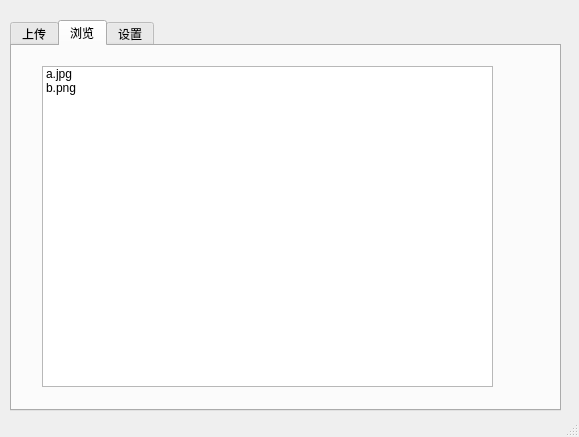
<?xml version="1.0" encoding="UTF-8"?>
<ui version="4.0">
 <class>MainWindow</class>
 <widget class="QMainWindow" name="MainWindow">
  <property name="geometry">
   <rect>
    <x>0</x>
    <y>0</y>
    <width>579</width>
    <height>437</height>
   </rect>
  </property>
  <property name="windowTitle">
   <string>MainWindow</string>
  </property>
  <widget class="QWidget" name="centralWidget">
   <widget class="QTabWidget" name="tabWidget">
    <property name="geometry">
     <rect>
      <x>10</x>
      <y>20</y>
      <width>551</width>
      <height>391</height>
     </rect>
    </property>
    <property name="currentIndex">
     <number>1</number>
    </property>
    <widget class="QWidget" name="tab">
     <attribute name="title">
      <string>上传</string>
     </attribute>
     <widget class="QLabel" name="label">
      <property name="geometry">
       <rect>
        <x>80</x>
        <y>50</y>
        <width>391</width>
        <height>261</height>
       </rect>
      </property>
      <property name="text">
       <string>将文件拖放到此处上传</string>
      </property>
     </widget>
    </widget>
    <widget class="QWidget" name="tab_2">
     <attribute name="title">
      <string>浏览</string>
     </attribute>
     <widget class="QListWidget" name="listWidget_2">
      <property name="geometry">
       <rect>
        <x>30</x>
        <y>20</y>
        <width>451</width>
        <height>321</height>
       </rect>
      </property>
      <item>
       <property name="text">
        <string>a.jpg</string>
       </property>
      </item>
      <item>
       <property name="text">
        <string>b.png</string>
       </property>
      </item>
     </widget>
    </widget>
    <widget class="QWidget" name="tab_3">
     <attribute name="title">
      <string>设置</string>
     </attribute>
     <widget class="QListWidget" name="listWidget">
      <property name="geometry">
       <rect>
        <x>20</x>
        <y>20</y>
        <width>381</width>
        <height>331</height>
       </rect>
      </property>
      <item>
       <property name="text">
        <string>testhackpro@126.com</string>
       </property>
      </item>
     </widget>
     <widget class="QPushButton" name="pushButton">
      <property name="geometry">
       <rect>
        <x>440</x>
        <y>130</y>
        <width>75</width>
        <height>23</height>
       </rect>
      </property>
      <property name="text">
       <string>添加</string>
      </property>
     </widget>
     <widget class="QPushButton" name="pushButton_2">
      <property name="geometry">
       <rect>
        <x>440</x>
        <y>180</y>
        <width>75</width>
        <height>23</height>
       </rect>
      </property>
      <property name="text">
       <string>删除</string>
      </property>
     </widget>
    </widget>
   </widget>
  </widget>
  <widget class="QStatusBar" name="statusBar"/>
 </widget>
 <layoutdefault spacing="6" margin="11"/>
 <resources/>
 <connections/>
</ui>
